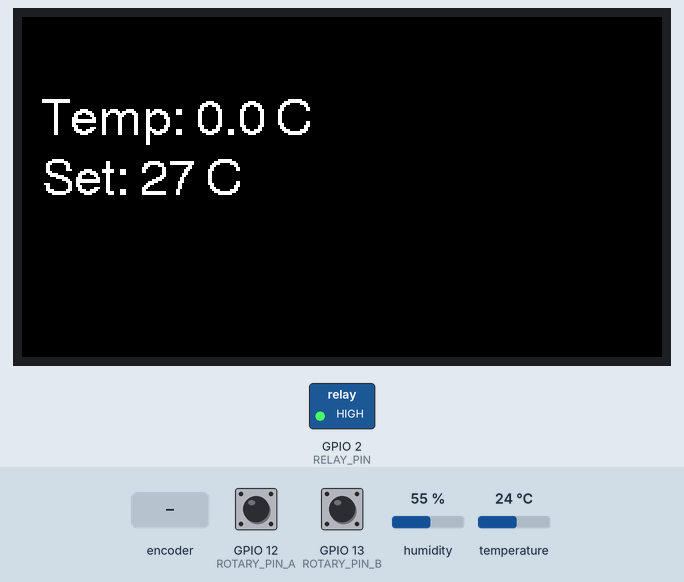
Recording of a program running on a simulated ESP32-S3. Shown: 320×170 colour display, switched loads named in the program (green lamp = pin HIGH). The test bench sets the inputs (shaded band); at power-on: temperature 24 °C, GPIO 12 (ROTARY_PIN_A) HIGH, GPIO 13 (ROTARY_PIN_B) HIGH, humidity 55 %. What the program prints to the serial monitor is not drawn.

Above: at 1.4 s.
1.5 s: temperature set to 26.1 °C
At 3.6 s:
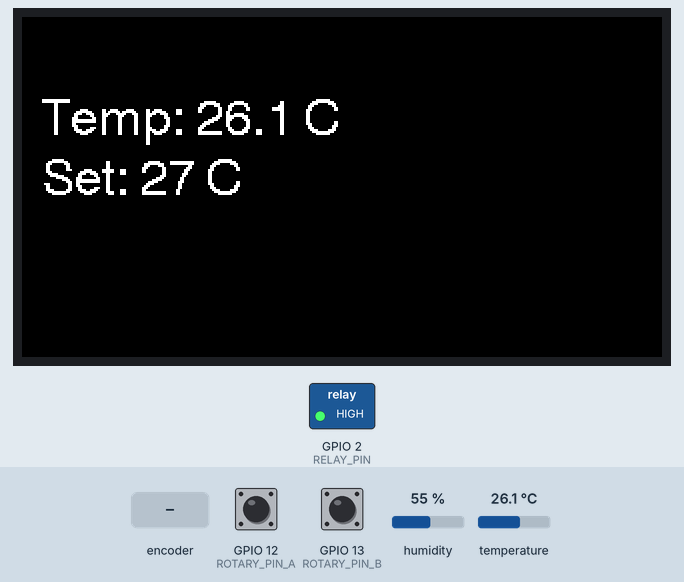
4.6 s: temperature set to 27.6 °C
At 7.4 s:
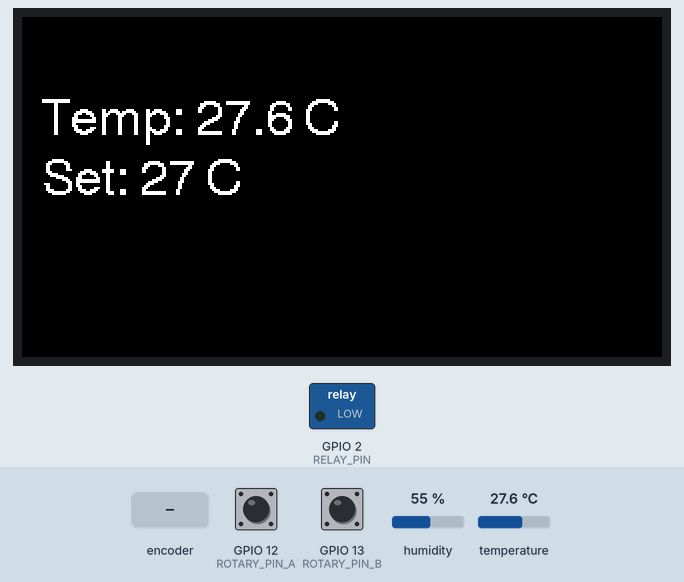
8.1 s: rotary encoder on GPIO 12 (ROTARY_PIN_A) / GPIO 13 (ROTARY_PIN_B) turned 1 step (first pin leading)
At 9.9 s:
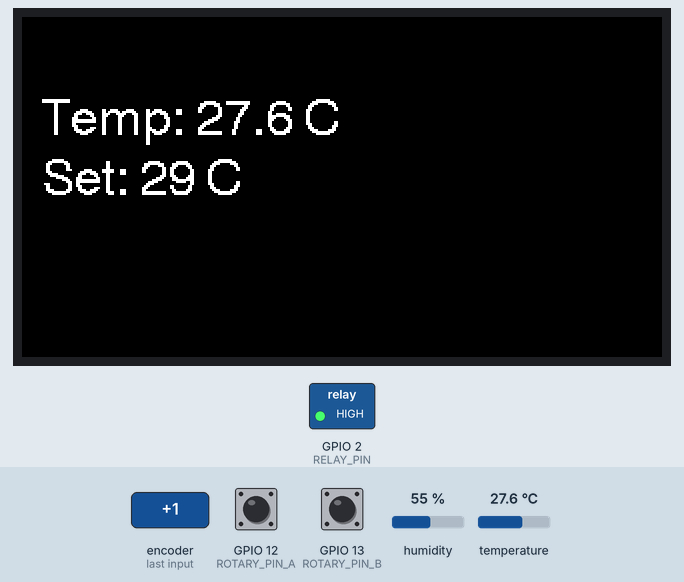
11.2 s: rotary encoder on GPIO 12 (ROTARY_PIN_A) / GPIO 13 (ROTARY_PIN_B) turned 1 step (first pin leading)
At 12.9 s:
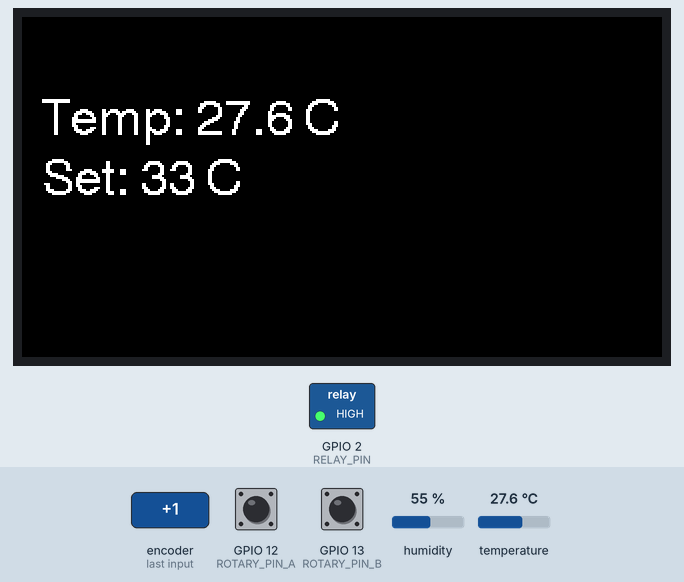
14.3 s: temperature set to 12 °C
At 16.2 s:
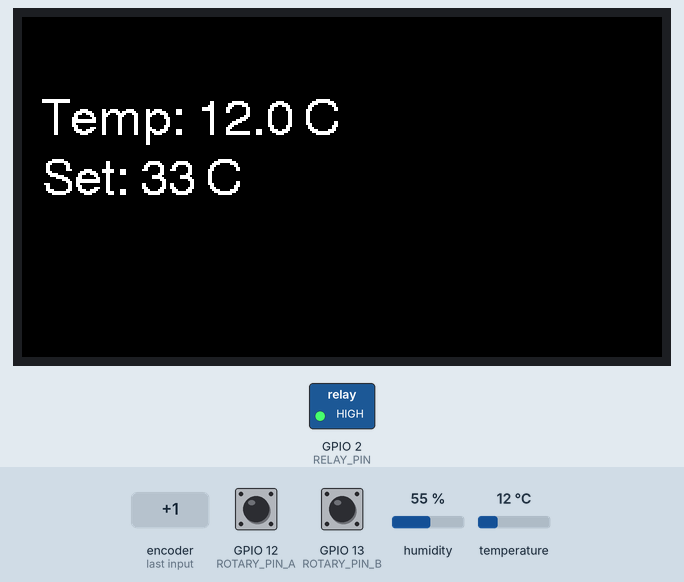
17.4 s: temperature set to 32.2 °C
At 20.1 s:
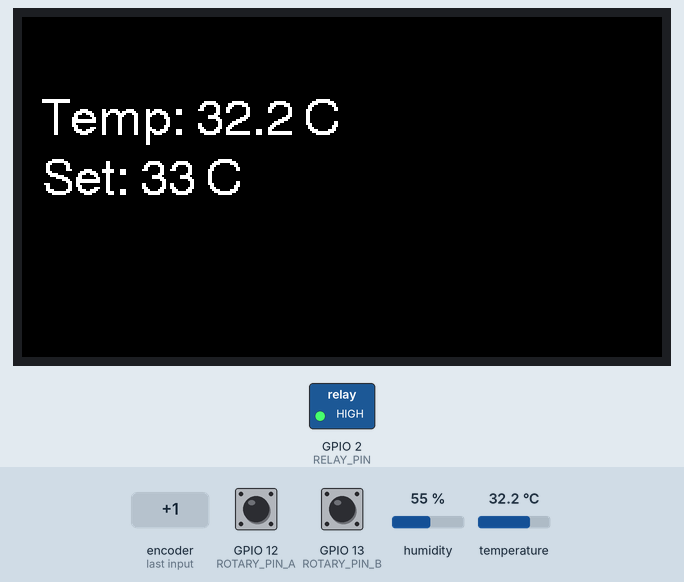
20.8 s: temperature set to 33.4 °C
Timing chart, 0 to 23.8 s (numbered marks = the images above; inputs shaded):
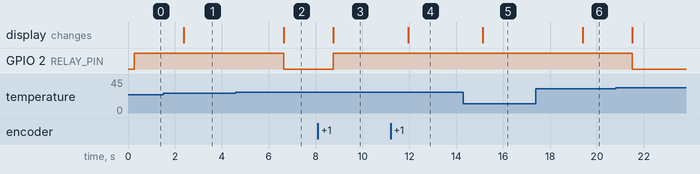

The program:

main.cpp
```cpp
#include <Arduino.h>
#include <DHTesp.h>
#include <TFT_eSPI.h>

#define DHT_PIN 17
#define ROTARY_PIN_A 12
#define ROTARY_PIN_B 13
#define RELAY_PIN 2

DHTesp dht;
TFT_eSPI tft = TFT_eSPI();

volatile int encoderValue = 27;
int lastEncoded = 0;            // 로터리 인코더 상태 저장 변수
unsigned long lastDHTReadMillis = 0;
int interval = 2000;
float humidity = 0;
float temperature = 0;

void IRAM_ATTR handleRotary() {
    int MSB = digitalRead(ROTARY_PIN_A);
    int LSB = digitalRead(ROTARY_PIN_B);
    int encoded = (MSB << 1) | LSB;
    int sum = (lastEncoded << 2) | encoded;

    if (sum == 0b1101 || sum == 0b0100 || sum == 0b0010 || sum == 0b1011) encoderValue++;
    if (sum == 0b1110 || sum == 0b0111 || sum == 0b0001 || sum == 0b1000) encoderValue--;

    lastEncoded = encoded;

    // 설정 온도를 제한(0 ~ 60도)
    encoderValue = encoderValue > 60 ? 60 : (encoderValue < 0 ? 0 : encoderValue);
}

void setup() {
    Serial.begin(115200);
    dht.setup(DHT_PIN, DHTesp::DHT22);
    tft.init();
    tft.setRotation(1);
    tft.fillScreen(TFT_BLACK);
    tft.setTextColor(TFT_WHITE);

    pinMode(ROTARY_PIN_A, INPUT_PULLUP);
    pinMode(ROTARY_PIN_B, INPUT_PULLUP);
    pinMode(RELAY_PIN, OUTPUT);

    attachInterrupt(ROTARY_PIN_A, handleRotary, CHANGE);
    attachInterrupt(ROTARY_PIN_B, handleRotary, CHANGE);

    Serial.println();
    Serial.println("Humidity (%)\tTemperature (C)");
}

void readDHT22() {
    unsigned long currentMillis = millis();
    if (currentMillis - lastDHTReadMillis >= interval) {
        lastDHTReadMillis = currentMillis;

        humidity = dht.getHumidity();  // 습도 읽기
        temperature = dht.getTemperature();  // 온도 읽기

        if (isnan(humidity) || isnan(temperature)) {
            Serial.println("DHT22 읽기 실패");
        }
    }
}

void loop() {
    readDHT22();

    // TFT 디스플레이에 온도와 설정 값을 표시
    String tempStr = "Temp: " + String(temperature, 1) + " C";
    String setStr = "Set: " + String(encoderValue) + " C";

    tft.fillScreen(TFT_BLACK);
    tft.drawString(tempStr, 10, 40, 4);
    tft.drawString(setStr, 10, 70, 4);

    // 시리얼 모니터에 온도와 습도 출력
    Serial.printf("%.1f\t %.1f\n", temperature, humidity);

    // 릴레이 제어: 설정 온도보다 현재 온도가 낮으면 릴레이 활성화
    if (temperature < encoderValue) {
        digitalWrite(RELAY_PIN, HIGH);
    } else {
        digitalWrite(RELAY_PIN, LOW);
    }

    delay(1000); // 1초 간격으로 루프 실행
}
```

Measured:
- the behaviour switches between 26.9 and 27 °C on temperature (found by bisection; images 1 and 2)
- after the input at 1.5 s, the display: changes after 0.89 s (image 1)
- after the input at 4.6 s, GPIO 2 (RELAY_PIN): HIGH → LOW after 2.0 s; the display: changes after 2.0 s (image 2)
- after the input at 8.1 s, GPIO 2 (RELAY_PIN): LOW → HIGH after 0.66 s; the display: changes after 0.66 s (image 3)
- after the input at 11.2 s, the display: changes after 0.74 s (image 4)
- after the input at 14.3 s, the display: changes after 0.84 s (image 5)
- after the input at 17.4 s, the display: changes after 2.0 s (image 6)
- after the input at 20.8 s, GPIO 2 (RELAY_PIN): HIGH → LOW after 0.71 s
